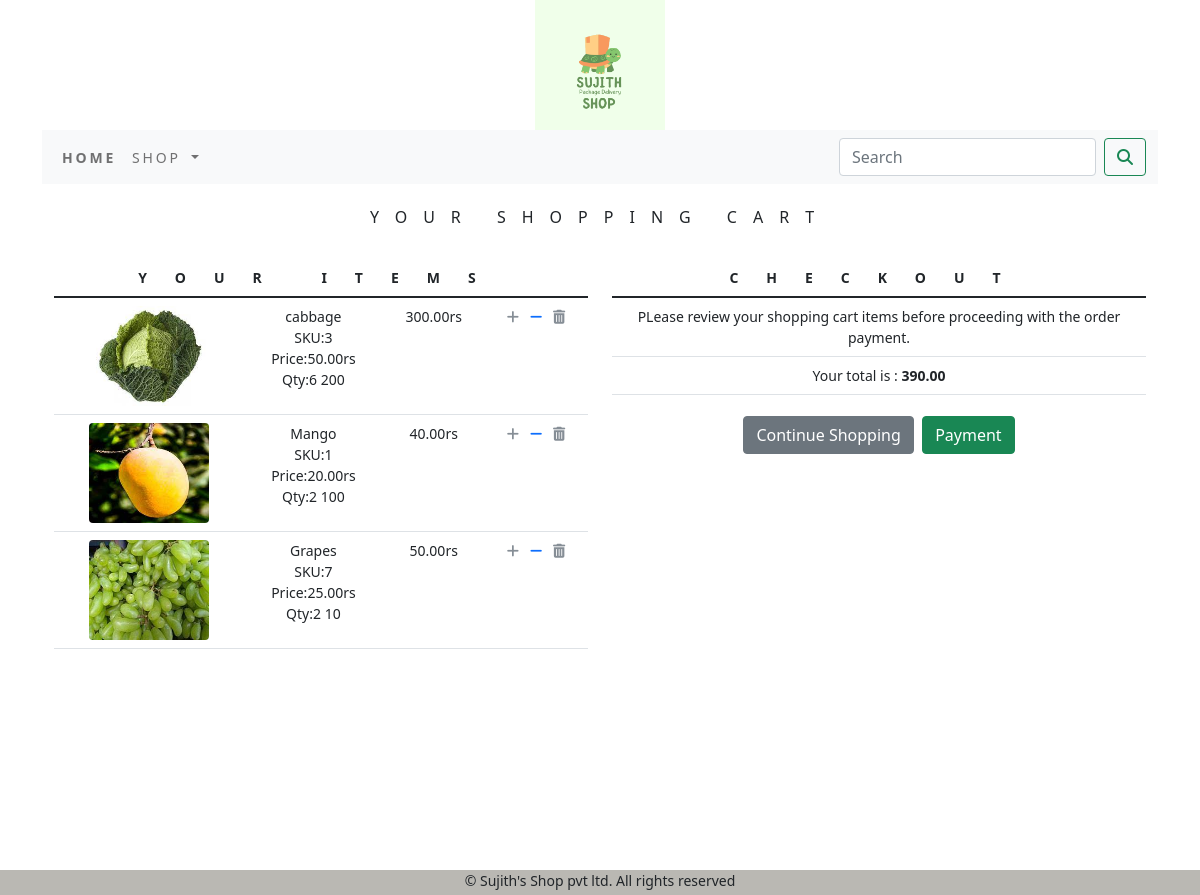
Before: /cartapp/cartD/cartD/ with the older database file.
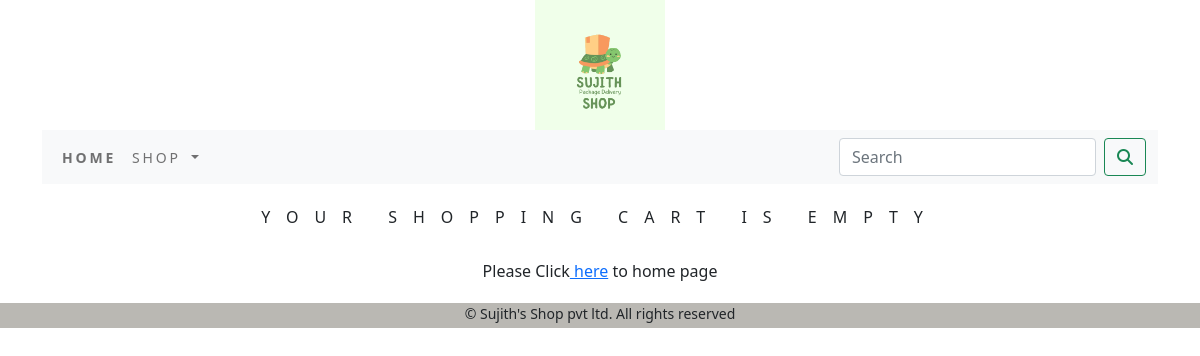
After: the same page with the newer database file.
### cartapp/models.py (models this page shows, shortened)
class CartItems(models.Model):
    product = models.ForeignKey(Products, on_delete=models.CASCADE)
    cart = models.ForeignKey(Cart, on_delete=models.CASCADE)
    quantity = models.IntegerField()
    active = models.BooleanField(default=True)
    class Meta:
        db_table = 'CartItems'
    def sub_total(self):
        return self.product.price * self.quantity

### ecapp/models.py (models this page shows, shortened)
class Products(models.Model):
    name = models.CharField(max_length=250, unique=True)
    slug = models.CharField(max_length=250, unique=True)
    description = models.TextField(blank=True)
    price = models.DecimalField(max_digits=10, decimal_places=2)
    category_model = models.ForeignKey(Category, on_delete=models.CASCADE)
    image = models.ImageField(upload_to='product', blank=True)
    stock = models.IntegerField()
    available = models.BooleanField(default=True)
    created = models.DateField(auto_now_add=True)
    updated = models.DateField(auto_now_add=True)
    class Meta:
        ordering = ('name', )
        verbose_name = 'Product'
        verbose_name_plural = 'Products'

### cartapp/views.py (the view)
# urls.py: path('cartD/', views.cart_details, name='cart_details'),
def cart_details(request, total=0, counter=0, cart_items=None):
    print("cart details")
    try:
        cart = Cart.objects.all().filter(cart_id=_cart_id(request))
        cart_items = CartItems.objects.all()
        print(cart)
        for cart_item in cart_items:
            total += (cart_item.product.price * cart_item.quantity)
            counter += cart_item.quantity
    except ObjectDoesNotExist:
        pass
    return render(request, 'cart.html', dict(cart_items=cart_items, total=total, counter=counter))

### cartapp/context_processors.py (called while the page is built)
def counter(request):
    item_count =0
    if 'admin' in request.path:
        return {}
    else:
        try:
            cart = Cart.objects.filter(cart_id=_cart_id(request))
            cart_items = CartItems.objects.all().filter(cart=cart[:1])
            for cart_item in cart_items:
                item_count += cart_item.quantity
        except Cart.DoesNotExist:
            item_count = 0
    return dict(item_count=item_count)

### cartapp/views.py (called while the page is built)
def _cart_id(request):
    cart = request.session.session_key
    if not cart:
        cart = request.session.create()
    return cart

### ecapp/context_processors.py (called while the page is built)
def menu_link(request):
    link = Category.objects.all()
    return dict(link=link)

### ecapp/models.py (called while the page is built)
    def get_url(self):
        return reverse('ecapp:products_by_category', args=[self.slug])

### templates/cart.html (shortened to what this page needs)
{% extends 'base.html' %}
{% load static %}
{% block content %}
{% if not cart_items %}
<div>
  <div class="text-center" >
    <br>
    <h1 class="text-center my_title">
      Your Shopping cart is empty
    </h1><br>
    <p class="text-center">
      Please Click<a href="{% url 'ecapp:allProdCat' %}"> here</a> to home page
    </p>
  </div>
</div>
{% else %}
<div>
  <div class="text-center"><br>
    <h1 class="text-center my_title">
      Your shopping Cart
    </h1><br>
  </div>
</div>
<div class="row mx-auto"   <div class="text-center" style="margin-bottom:205px;">
  <div class="col-12 col-sm-12 col-md-12 col-lg-6 text-center">
    <table class="table my_custom_table">
      <thead class="my_custom_thead">
        <tr>
          <th colspan="5">Your items</th>
        </tr>
      </thead>
      <tbody>
      {% for cart_item in cart_items %}
      <tr>
        <td>
          <a href=""><img src="{{cart_item.product.image.url}}" alt="" class="float-left rounded custom_image" style="width:120px; height:100px;"></a>
        </td>
        <td class="text-left">{{cart_item.product.name}}<br>
          SKU:{{cart_item.product.id}}<br>
          Price:{{cart_item.product.price}}rs<br>
          Qty:{{cart_item.quantity}}
          {{cart_item.product.stock }}
        </td>
        <td>
          {{cart_item.sub_total}}rs
        </td>
        {% if cart_item.quantity < cart_item.product.stock %}
        <td>
          <a href="{% url 'cartapp:add_cart' cart_item.product.id %}" class="custom_a"> <i class="fa fa-plus custom_icon"></i> </a>
          <a href="{% url 'cartapp:cart_remove' cart_item.product.id %}" class="custom_a"><i href="" class="fa fa-minus custom_a"></i> </a>
          <a href="{% url 'cartapp:full_remove' cart_item.product.id %}" class="custom_a"><i href="custom_icon" class="fa fa-trash custom_icon"></i> </a>
        </td>
        {% endif %}
      </tr>
      {% endfor %}
      </tbody>
    </table>
  </div>
  <div class="col-12 col-sm-12 col-md-12 col-lg-6 text-center">
      <table class="table my_custom_table">
        <thead class="my_custom_thead">
          <tr>
            <th>
              Checkout
            </th>
          </tr>
        </thead>
        <tbody>
          <tr>
            <td>
              PLease review your shopping cart items before proceeding with the order payment.
            </td>
          </tr>
        <tr>
          <td class="text-left">
              Your total is : <strong>{{total}}</strong>
          </td>
        </tr>
        </tbody>
      </table>
    <div class="ma-auto">
      <a href="{% url 'ecapp:allProdCat' %}" class="btn btn-secondary btn-block my_custom_button">Continue Shopping</a>
      &nbsp;<a href="{% url 'ecapp:allProdCat' %}" class="btn btn-success btn-block my_custom_button">Payment</a>
    </div>
  </div>
</div>
{% endif %}
{% endblock %}

### templates/base.html (shortened to what this page needs)
<!DOCTYPE html>
{% load static %}
<html lang="en">
<head>
    <link rel="stylesheet" href="{% static 'css/custom.css' %}">
    <link href="{% static 'bootstrap.min.css' %}" rel="stylesheet">
</head>
<body>
<div class="container">
  {% include 'header.html' %}
  {% include 'nav.html' %}
  {% block content %}
  {% endblock %}
</div>
{% include 'footer.html' %}
</body>
</html>

### templates/header.html
{% load static %}
<header>
  <center>
    <a href="{% url 'ecapp:allProdCat' %}"><img src="{% static 'img/logo.png' %}" alt="logoimage" width="130px" height="130px"></a>
  </center>
</header>

### templates/nav.html (shortened to what this page needs)
<nav class="navbar navbar-expand-lg navbar-light bg-light ">
  <div class="container-fluid">
    <div class="collapse navbar-collapse" id="navbarSupportedContent">
      <ul class="navbar-nav me-auto mb-2 mb-lg-0">
        <li class="nav-item">
          <a class="nav-link" href="/"><b>Home</b></a>
        </li>
        <li class="nav-item dropdown {% if 'ecapp' in  request.path %}active{% endif %}">
          <a class="nav-link dropdown-toggle" href="#" id="navbarDropdown" role="button" data-bs-toggle="dropdown" aria-expanded="false">
            Shop
          </a>
        </li>
      </ul>
      <form class="d-flex" action="{% url 's_app:searchR' %}" method="GET">
        <input class="form-control me-2" name="q" type="search" placeholder="Search" aria-label="Search">
        <button class="btn btn-outline-success" type="submit"><i class="fa fa-search" aria-hidden="true"></i></button>
      </form>
    </div>
  </div>
</nav>

### templates/footer.html
<div class="footer navbar_fixed-bottom my_footer" style="height:25px; background-color : #bab8b3;">
    <p class="text-center">&copy; Sujith's Shop pvt ltd. All rights reserved</p>
</div>

### static/css/custom.css (style rules this page uses)
body { font-family: 'Abel', sans-serif; }
.nav-item { letter-spacing : 0.2em; font-size : 14px; text-transform : uppercase; }
.my_footer { background-color : #bab8b3; height : 15px; }
.my_footer p { margin-top : 20px; font-size:14px; }
.my_title { font-size:16px; text-transform:uppercase; letter-spacing:1em; }

Changed rows visible on the page:
removed CartItems: product.image (picture), product.name "cabbage", product.id "3", product.price "50.00", quantity "6", product.stock "200", sub_total "300.00"
removed CartItems: product.image (picture), product.name "Mango", product.id "1", product.price "20.00", quantity "2", product.stock "100", sub_total "40.00"
removed CartItems: product.image (picture), product.name "Grapes", product.id "7", product.price "25.00", quantity "2", product.stock "10", sub_total "50.00"
Other visible differences:
{{ total }}: "390.00" → (not shown)
text no longer shown: "YOUR SHOPPING CART YOUR ITEMS CHECKOUT PLease review your shopping cart items before proceeding with the order payment. Your total is : Continue Shopping Payment"
text now shown: "YOUR SHOPPING CART IS EMPTY Please Click here to home page"
